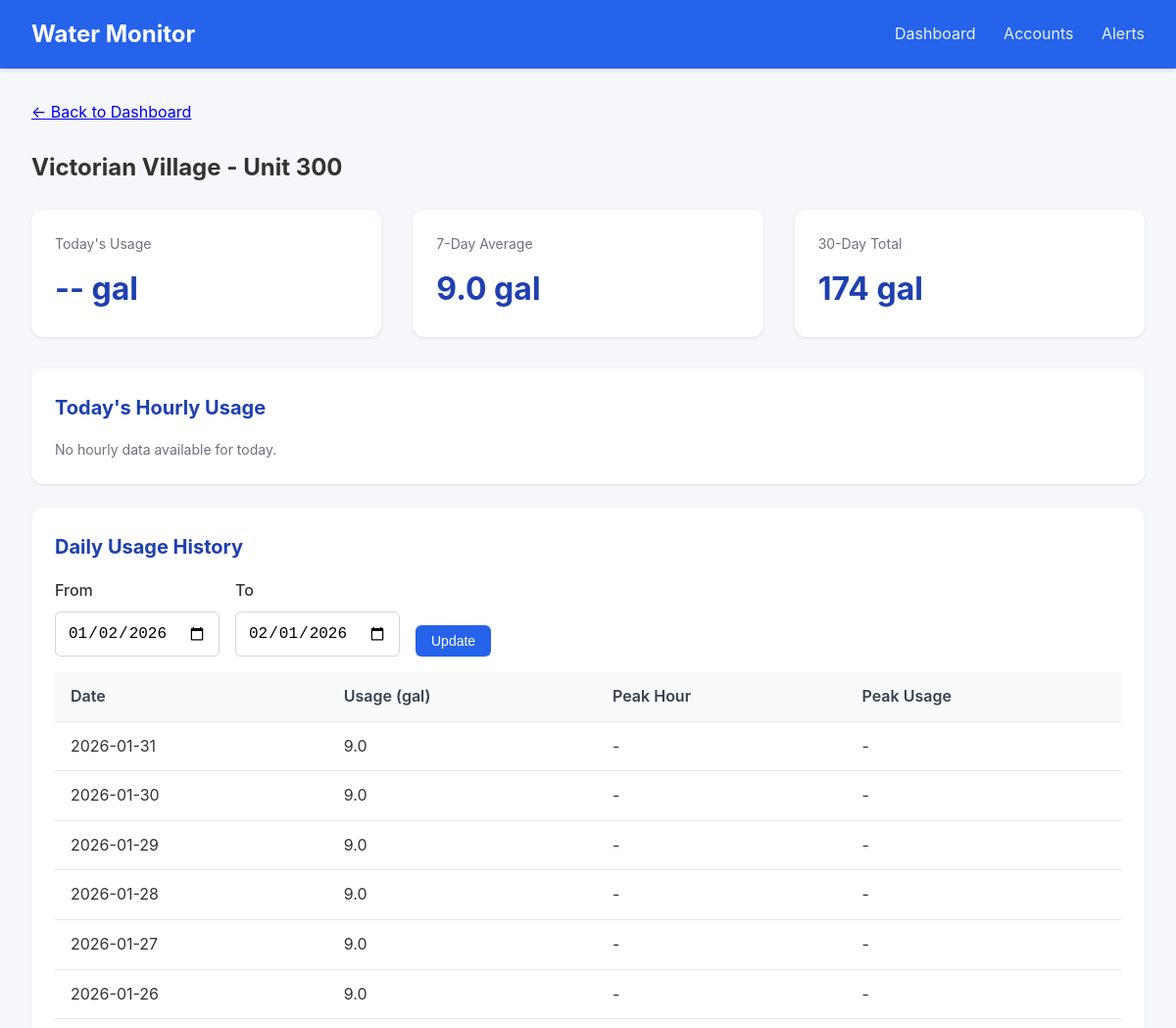
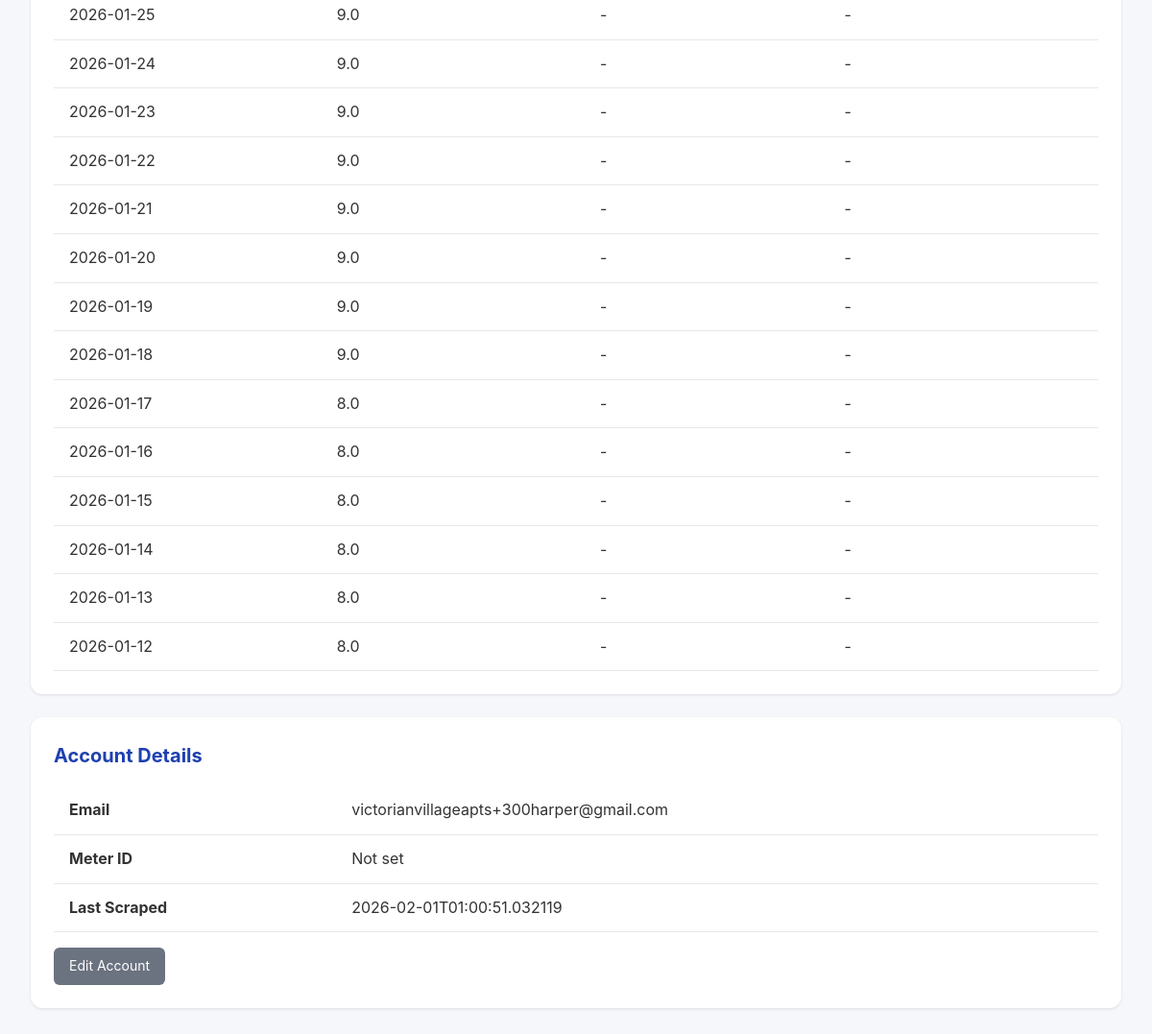
/meter/2, run on the app's committed database (2 pictures, top to bottom).
### tables this page shows
CREATE TABLE accounts (
                id INTEGER PRIMARY KEY AUTOINCREMENT,
                email TEXT UNIQUE NOT NULL,
                password_encrypted TEXT NOT NULL,
                meter_id TEXT,
                account_number TEXT,
                address TEXT,
                building_name TEXT,
                unit_number TEXT,
                is_active INTEGER DEFAULT 1,
                last_scraped TIMESTAMP,
                created_at TIMESTAMP DEFAULT CURRENT_TIMESTAMP
            , avg_12mo REAL, monthly_usage REAL, unit_count INTEGER DEFAULT 1, leak_alerts INTEGER DEFAULT 1, min_overage_pct INTEGER DEFAULT 10);

CREATE TABLE daily_summaries (
                id INTEGER PRIMARY KEY AUTOINCREMENT,
                account_id INTEGER NOT NULL,
                reading_date DATE NOT NULL,
                total_usage_gallons REAL,
                peak_hour INTEGER,
                peak_usage_gallons REAL,
                created_at TIMESTAMP DEFAULT CURRENT_TIMESTAMP,
                FOREIGN KEY (account_id) REFERENCES accounts(id),
                UNIQUE(account_id, reading_date)
            );

### app.py (the view)
@app.route('/meter/<int:account_id>')
def meter_detail(account_id):
    account = db.get_account(account_id)
    if not account:
        flash('Meter not found', 'error')
        return redirect(url_for('dashboard'))
    end_date = date.today()
    start_date = end_date - timedelta(days=30)
    if request.args.get('start_date'):
        start_date = datetime.strptime(request.args.get('start_date'), '%Y-%m-%d').date()
    if request.args.get('end_date'):
        end_date = datetime.strptime(request.args.get('end_date'), '%Y-%m-%d').date()
    daily_data = db.get_daily_summaries(account_id, start_date, end_date)
    hourly_data = db.get_hourly_readings(account_id, date.today())
    return render_template('meter_detail.html',
                           account=account,
                           daily_data=daily_data,
                           hourly_data=hourly_data,
                           start_date=start_date,
                           end_date=end_date)

### database.py (called while the page is built)
@contextmanager
def get_db():
    conn = sqlite3.connect(config.DATABASE_PATH)
    conn.row_factory = sqlite3.Row
    try:
        yield conn
        conn.commit()
    finally:
        conn.close()

def get_account(account_id: int) -> Optional[dict]:
    with get_db() as conn:
        cursor = conn.cursor()
        cursor.execute('SELECT * FROM accounts WHERE id = ?', (account_id,))
        row = cursor.fetchone()
        if row:
            return dict(row)
    return None

def get_hourly_readings(account_id: int, reading_date: date) -> list:
    with get_db() as conn:
        cursor = conn.cursor()
        cursor.execute('''
            SELECT * FROM hourly_readings
            WHERE account_id = ? AND reading_date = ?
            ORDER BY hour
        ''', (account_id, reading_date))
        return [dict(row) for row in cursor.fetchall()]

def get_daily_summaries(account_id: int, start_date: date = None, end_date: date = None) -> list:
    with get_db() as conn:
        cursor = conn.cursor()
        query = 'SELECT * FROM daily_summaries WHERE account_id = ?'
        params = [account_id]
        if start_date:
            query += ' AND reading_date >= ?'
            params.append(start_date)
        if end_date:
            query += ' AND reading_date <= ?'
            params.append(end_date)
        query += ' ORDER BY reading_date DESC'
        cursor.execute(query, params)
        return [dict(row) for row in cursor.fetchall()]

### templates/meter_detail.html (shortened to what this page needs)
{% extends "base.html" %}
{% block content %}
<div style="margin-bottom: 1.5rem;">
    <a href="{{ url_for('dashboard') }}">&larr; Back to Dashboard</a>
</div>
<h2 style="margin-bottom: 1.5rem;">
    {{ account.building_name or 'Unknown Building' }} - Unit {{ account.unit_number or 'N/A' }}
</h2>
<div class="stats">
    <div class="stat-card">
        <div class="label">Today's Usage</div>
        <div class="value">
            {% if daily_data and daily_data[0].reading_date == today %}
                {{ "%.1f"|format(daily_data[0].total_usage_gallons or 0) }} gal
            {% else %}
                -- gal
            {% endif %}
        </div>
    </div>
    <div class="stat-card">
        <div class="label">7-Day Average</div>
        <div class="value">
            {% set week_total = daily_data[:7]|sum(attribute='total_usage_gallons') %}
            {{ "%.1f"|format(week_total / 7) if daily_data else '--' }} gal
        </div>
    </div>
    <div class="stat-card">
        <div class="label">30-Day Total</div>
        <div class="value">
            {% set month_total = daily_data|sum(attribute='total_usage_gallons') %}
            {{ "%.0f"|format(month_total) if daily_data else '--' }} gal
        </div>
    </div>
</div>
<div class="card">
    <h2>Today's Hourly Usage</h2>
    {% if hourly_data %}
    <div style="display: flex; align-items: flex-end; height: 200px; gap: 4px; padding: 1rem 0;">
        {% set max_hourly = hourly_data|map(attribute='usage_gallons')|max or 1 %}
        {% for hour in hourly_data %}
        <div style="flex: 1; display: flex; flex-direction: column; align-items: center;">
            <div style="background: #2563eb; width: 100%;
                        height: {{ (hour.usage_gallons or 0) / max_hourly * 150 }}px;
                        border-radius: 4px 4px 0 0;"></div>
            <div style="font-size: 0.7rem; color: #6b7280; margin-top: 4px;">{{ hour.hour }}</div>
        </div>
        {% endfor %}
    </div>
    <p class="text-muted">Hours (0-23)</p>
    {% else %}
    <p class="text-muted">No hourly data available for today.</p>
    {% endif %}
</div>
<div class="card">
    <h2>Daily Usage History</h2>
    <form method="GET" style="display: flex; gap: 1rem; margin-bottom: 1rem;">
        <div class="form-group" style="margin-bottom: 0;">
            <label for="start_date">From</label>
            <input type="date" id="start_date" name="start_date" value="{{ start_date }}">
        </div>
        <div class="form-group" style="margin-bottom: 0;">
            <label for="end_date">To</label>
            <input type="date" id="end_date" name="end_date" value="{{ end_date }}">
        </div>
        <div class="form-group" style="margin-bottom: 0; display: flex; align-items: flex-end;">
            <button type="submit" class="btn btn-primary">Update</button>
        </div>
    </form>
    {% if daily_data %}
    <table>
        <thead>
            <tr>
                <th>Date</th>
                <th>Usage (gal)</th>
                <th>Peak Hour</th>
                <th>Peak Usage</th>
            </tr>
        </thead>
        <tbody>
            {% for day in daily_data %}
            <tr>
                <td>{{ day.reading_date }}</td>
                <td>{{ "%.1f"|format(day.total_usage_gallons or 0) }}</td>
                <td>{{ day.peak_hour if day.peak_hour is not none else '-' }}{% if day.peak_hour is not none %}:00{% endif %}</td>
                <td>{{ "%.1f"|format(day.peak_usage_gallons or 0) if day.peak_usage_gallons else '-' }}</td>
            </tr>
            {% endfor %}
        </tbody>
    </table>
    {% else %}
    <p class="text-muted">No usage data available for this period.</p>
    {% endif %}
</div>
<div class="card">
    <h2>Account Details</h2>
    <table>
        <tr><td><strong>Email</strong></td><td>{{ account.email }}</td></tr>
        <tr><td><strong>Meter ID</strong></td><td>{{ account.meter_id or 'Not set' }}</td></tr>
        <tr><td><strong>Last Scraped</strong></td><td>{{ account.last_scraped or 'Never' }}</td></tr>
    </table>
    <div class="mt-4">
        <a href="{{ url_for('edit_account', account_id=account.id) }}" class="btn btn-secondary">Edit Account</a>
    </div>
</div>
{% endblock %}

### templates/base.html (style rules this page uses)
* { box-sizing: border-box; margin: 0; padding: 0; }
body { font-family: -apple-system, BlinkMacSystemFont, 'Segoe UI', Roboto, Oxygen, Ubuntu, sans-serif; background: #f5f7fa; color: #333; line-height: 1.6; }
.card { background: white; border-radius: 12px; box-shadow: 0 1px 3px rgba(0,0,0,0.1); padding: 1.5rem; margin-bottom: 1.5rem; }
.card h2 { margin-bottom: 1rem; color: #1e40af; font-size: 1.25rem; }
.stats { display: flex; gap: 2rem; margin-bottom: 2rem; }
.stat-card { background: white; border-radius: 12px; padding: 1.5rem; box-shadow: 0 1px 3px rgba(0,0,0,0.1); flex: 1; }
.stat-card .label { color: #6b7280; font-size: 0.875rem; margin-bottom: 0.5rem; }
.stat-card .value { font-size: 2rem; font-weight: 700; color: #1e40af; }
table { width: 100%; border-collapse: collapse; }
th, td { padding: 0.75rem 1rem; text-align: left; border-bottom: 1px solid #e5e7eb; }
th { background: #f9fafb; font-weight: 600; color: #374151; }
.btn { display: inline-block; padding: 0.5rem 1rem; border-radius: 6px; text-decoration: none; font-size: 0.875rem; cursor: pointer; border: none; }
.btn-primary { background: #2563eb; color: white; }
.btn-secondary { background: #6b7280; color: white; }
.form-group { margin-bottom: 1rem; }
.form-group label { display: block; margin-bottom: 0.5rem; font-weight: 500; }
.form-group input, .form-group select { width: 100%; padding: 0.75rem; border: 1px solid #d1d5db; border-radius: 6px; font-size: 1rem; }
.text-muted { color: #6b7280; font-size: 0.875rem; }
.mt-4 { margin-top: 1rem; }

### data on the page
accounts: building_name "Victorian Village", unit_number "300", email "victorianvillageapts+300harper@gmail.com", last_scraped "2026-02-01T01:00:51.032119"
daily_summaries: reading_date "2026-01-31", total_usage_gallons "9.0", peak_hour "-", peak_usage_gallons "-"
daily_summaries: reading_date "2026-01-30", total_usage_gallons "9.0", peak_hour "-", peak_usage_gallons "-"
daily_summaries: reading_date "2026-01-29", total_usage_gallons "9.0", peak_hour "-", peak_usage_gallons "-"
daily_summaries: reading_date "2026-01-28", total_usage_gallons "9.0", peak_hour "-", peak_usage_gallons "-"
daily_summaries: reading_date "2026-01-27", total_usage_gallons "9.0", peak_hour "-", peak_usage_gallons "-"
daily_summaries: reading_date "2026-01-26", total_usage_gallons "9.0", peak_hour "-", peak_usage_gallons "-"
daily_summaries: reading_date "2026-01-25", total_usage_gallons "9.0", peak_hour "-", peak_usage_gallons "-"
daily_summaries: reading_date "2026-01-24", total_usage_gallons "9.0", peak_hour "-", peak_usage_gallons "-"
daily_summaries: reading_date "2026-01-23", total_usage_gallons "9.0", peak_hour "-", peak_usage_gallons "-"
daily_summaries: reading_date "2026-01-22", total_usage_gallons "9.0", peak_hour "-", peak_usage_gallons "-"
daily_summaries: reading_date "2026-01-21", total_usage_gallons "9.0", peak_hour "-", peak_usage_gallons "-"
daily_summaries: reading_date "2026-01-20", total_usage_gallons "9.0", peak_hour "-", peak_usage_gallons "-"
daily_summaries: reading_date "2026-01-19", total_usage_gallons "9.0", peak_hour "-", peak_usage_gallons "-"
daily_summaries: reading_date "2026-01-18", total_usage_gallons "9.0", peak_hour "-", peak_usage_gallons "-"
daily_summaries: reading_date "2026-01-17", total_usage_gallons "8.0", peak_hour "-", peak_usage_gallons "-"
daily_summaries: reading_date "2026-01-16", total_usage_gallons "8.0", peak_hour "-", peak_usage_gallons "-"
daily_summaries: reading_date "2026-01-15", total_usage_gallons "8.0", peak_hour "-", peak_usage_gallons "-"
daily_summaries: reading_date "2026-01-14", total_usage_gallons "8.0", peak_hour "-", peak_usage_gallons "-"
daily_summaries: reading_date "2026-01-13", total_usage_gallons "8.0", peak_hour "-", peak_usage_gallons "-"
daily_summaries: reading_date "2026-01-12", total_usage_gallons "8.0", peak_hour "-", peak_usage_gallons "-"

### other printed values
{{ "%.1f"|format(week_total / 7) if daily_data else '--' }} "9.0"
{{ "%.0f"|format(month_total) if daily_data else '--' }} "174"
{{ account.meter_id or 'Not set' }} "Not set"
